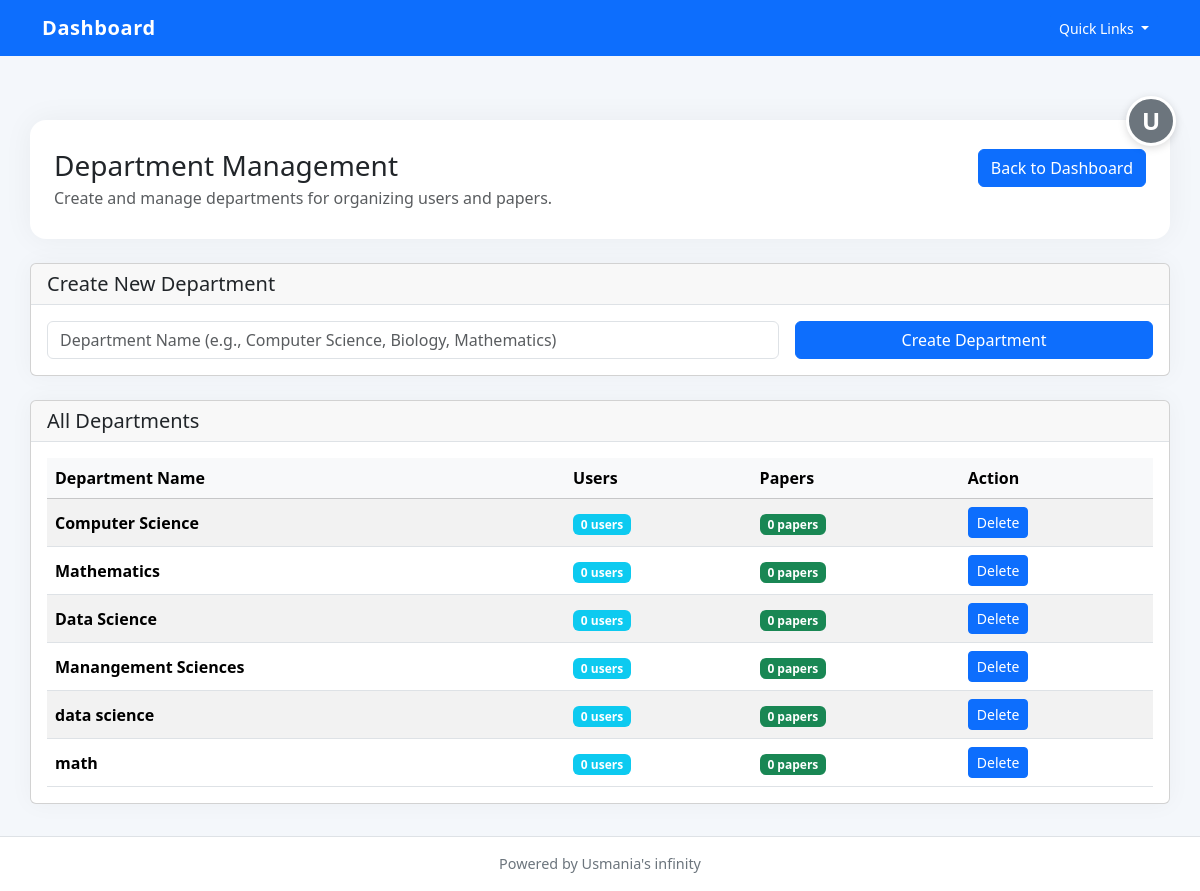
Screenshot of /admin/departments (signed in) with the database file from the repository.
### app/models.py (models this page shows)
class User(UserMixin, db.Model):
    __tablename__ = "users"
    id = db.Column(db.Integer, primary_key=True)
    name = db.Column(db.String(150), nullable=False)
    email = db.Column(db.String(150), unique=True, nullable=False)
    password = db.Column(db.String(255), nullable=False)
    role = db.Column(db.String(50), default="faculty")  # faculty / admin
    department_id = db.Column(db.Integer, db.ForeignKey("departments.id"))
    papers = db.relationship("Paper", backref="author", lazy=True)
    approved = db.Column(db.Boolean, default=False)
    created_at = db.Column(db.DateTime, default=datetime.utcnow)

class Department(db.Model):
    __tablename__ = "departments"
    id = db.Column(db.Integer, primary_key=True)
    name = db.Column(db.String(150), unique=True, nullable=False)
    users = db.relationship("User", backref="department", lazy=True)
    papers = db.relationship("Paper", backref="department", lazy=True)

### app/routes/admin.py (the view)
@admin_bp.route("/departments")
@login_required
def view_departments():
    if current_user.role != "admin":
        return redirect(url_for("auth.dashboard"))
    departments = Department.query.all()
    return render_template("admin_departments.html", departments=departments)

### app/routes/auth.py (called while the page is built)
@login_manager.user_loader
def load_user(user_id):
    return User.query.get(int(user_id))

### app/templates/admin_departments.html (shortened to what this page needs)
{% extends "base.html" %}
{% block content %}
<div class="page-header">
    <div class="d-flex flex-column flex-md-row justify-content-between gap-3 align-items-start">
        <div>
            <h1 class="h3 mb-1">Department Management</h1>
            <p class="text-muted mb-0">Create and manage departments for organizing users and papers.</p>
        </div>
        <div>
            <a class="btn btn-primary" href="{{ url_for('admin.dashboard') }}">Back to Dashboard</a>
        </div>
    </div>
</div>
<div class="card card-shadow mb-4">
    <div class="card-header border-bottom">
        <h5 class="card-title mb-0">Create New Department</h5>
    </div>
    <div class="card-body">
        <form method="POST" action="{{ url_for('admin.add_department') }}">
            <div class="row g-3">
                <div class="col-md-8">
                    <input type="text" name="name" class="form-control" placeholder="Department Name (e.g., Computer Science, Biology, Mathematics)" required>
                </div>
                <div class="col-md-4">
                    <button type="submit" class="btn btn-primary w-100">Create Department</button>
                </div>
            </div>
        </form>
    </div>
</div>
<div class="card card-shadow">
    <div class="card-header border-bottom">
        <h5 class="card-title mb-0">All Departments</h5>
    </div>
    <div class="card-body">
        {% if departments %}
        <div class="table-responsive">
            <table class="table table-striped align-middle mb-0">
                <thead class="table-light">
                    <tr>
                        <th>Department Name</th>
                        <th>Users</th>
                        <th>Papers</th>
                        <th>Action</th>
                    </tr>
                </thead>
                <tbody>
                    {% for dept in departments %}
                    <tr>
                        <td>
                            <strong>{{ dept.name }}</strong>
                        </td>
                        <td>
                            <span class="badge bg-info">{{ dept.users|length }} users</span>
                        </td>
                        <td>
                            <span class="badge bg-success">{{ dept.papers|length }} papers</span>
                        </td>
                        <td>
                            <form method="POST" action="{{ url_for('admin.delete_department', dept_id=dept.id) }}" style="display:inline;">
                                <button type="submit" class="btn btn-sm btn-danger" onclick="return confirm('Are you sure you want to delete this department?');">Delete</button>
                            </form>
                        </td>
                    </tr>
                    {% endfor %}
                </tbody>
            </table>
        </div>
        {% else %}
        <p class="text-muted mb-0">No departments created yet. Create one using the form above.</p>
        {% endif %}
    </div>
</div>
{% endblock %}

### app/templates/base.html (shortened to what this page needs)
<!DOCTYPE html>
<html lang="en">
<head>
    <link href="https://cdn.jsdelivr.net/npm/bootstrap@5.3.3/dist/css/bootstrap.min.css" rel="stylesheet">
</head>
<body>
<nav class="navbar navbar-expand-lg navbar-dark bg-primary fixed-top">
    <div class="container">
        <a class="navbar-brand" href="{{ url_for('home') }}">Dashboard</a>
        <button class="navbar-toggler" type="button" data-bs-toggle="collapse" data-bs-target="#mainNav" aria-controls="mainNav" aria-expanded="false" aria-label="Toggle navigation">
        <div class="collapse navbar-collapse" id="mainNav">
            <div class="d-flex align-items-center ms-3">
                <div class="dropdown">
                    <button class="btn btn-light btn-sm dropdown-toggle" type="button" id="quickLinksDropdown" data-bs-toggle="dropdown" aria-expanded="false">
                        Quick Links
                    </button>
                </div>
            </div>
        </div>
    </div>
</nav>
<div class="profile-btn-container">
    {% if current_user.is_authenticated %}
    <a href="{{ url_for('auth.dashboard') }}" class="profile-btn" title="Profile">{{ current_user.name[0].upper() }}</a>
    {% else %}
    <a href="{{ url_for('auth.login') }}" class="profile-btn" title="Login">👤</a>
    {% endif %}
</div>
<div class="container content">
    {% block content %}{% endblock %}
</div>
<footer class="footer bg-white border-top">
    <div class="container">Powered by Usmania's infinity</div>
</footer>
</body>
</html>

### app/templates/base.html (style rules this page uses)
body { padding-top: 5.5rem; background: #f4f7fb; min-height: 100vh; }
.content { padding: 2rem 0; }
.navbar-brand { font-weight: 700; letter-spacing: 0.03em; }
.page-header { padding: 1.8rem 1.5rem; background: #ffffff; border-radius: 1rem; box-shadow: 0 0 30px rgba(0, 0, 0, 0.05); margin-bottom: 1.5rem; }
.page-header h1 { margin-bottom: 0.25rem; }
.btn, .btn-primary, .btn-outline-primary, .btn-outline-secondary, .btn-outline-info, .btn-secondary, .btn-danger, .btn-light { color: #fff !important; background-color: #0d6efd !important; border-color: #0d6efd !important; }
.card-shadow { box-shadow: 0 0 25px rgba(0,0,0,.04); }
.footer { padding: 1rem 0; text-align: center; color: #6c757d; font-size: 0.9rem; }
.profile-btn-container { position: fixed; top: 6rem; right: 1.5rem; z-index: 1000; }
.profile-btn { width: 50px; height: 50px; border-radius: 50%; background-color: #6c757d; color: white; display: flex; align-items: center; justify-content: center; text-decoration: none; font-weight: 600; font-size: 1.5rem; transition: all 0.3s ease; border: 3px solid white; box-shadow: 0 2px 8px rgba(0, 0, 0, 0.15); }

### rows the page displays
User: name "U"
Department: name "Computer Science", users|length "0", papers|length "0"
Department: name "Mathematics", users|length "0", papers|length "0"
Department: name "Data Science", users|length "0", papers|length "0"
Department: name "Manangement Sciences", users|length "0", papers|length "0"
Department: name "data science", users|length "0", papers|length "0"
Department: name "math", users|length "0", papers|length "0"
